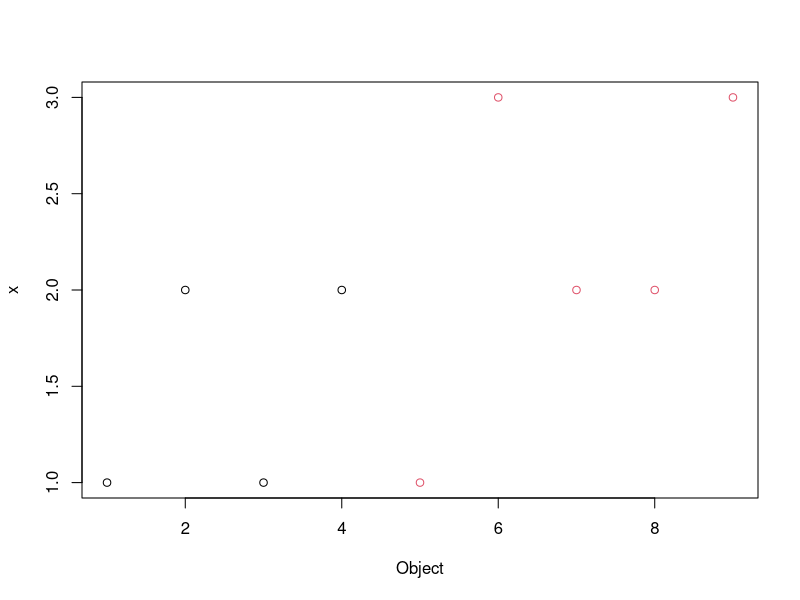

Write the R code that produced this figure.
# loading required libraries
library(cluster)

# creating the data matrix
Object <- 1:9
x <- c(1, 2, 1, 2, 1, 3, 2, 2, 3)
y <- c(10, 11, 10, 12, 4, 5, 6, 5, 6)
# binding as data frame
x <- cbind.data.frame(Object, x, y)

# k-medoids analysis
result <- pam(x = x, k = 2, diss = FALSE, metric = "euclidean")
print(result)

# Medoids:
#      ID Object x  y
# [1,]  2      2 2 11
# [2,]  7      7 2  6
# Clustering vector:
# [1] 1 1 1 1 2 2 2 2 2
# Objective function:
#    build     swap 
# 1.564722 1.564722 

# Available components:
#  [1] "medoids"    "id.med"     "clustering" "objective"  "isolation"  "clusinfo"   "silinfo"    "diss"       "call"       "data"  

plot <- plot(result$data, col = result$clustering)
print(plot)